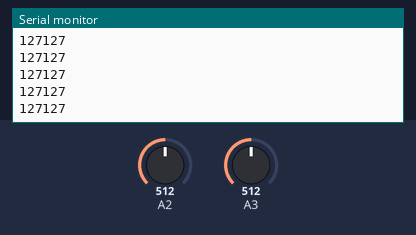
The sketch below on a simulated Arduino Uno, built with avr-gcc and run on an emulated ATmega328P. Shown: the last lines printed to the serial monitor. The test bench sets the inputs (shaded band); at power-on: A2 = 512, A3 = 512. No radio packets arrive unless stated.

Above: at 1.2 s.
1.3 s: A2 set to 716
At 2.3 s:
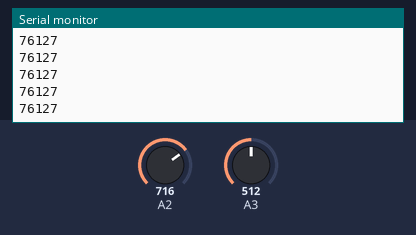
2.8 s: A3 set to 716
At 3.8 s:
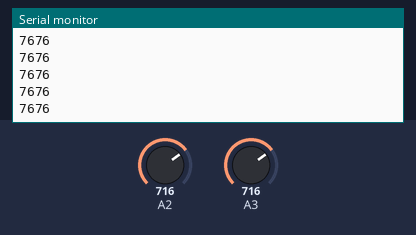
4.3 s: A2 set to 900
At 5.3 s:
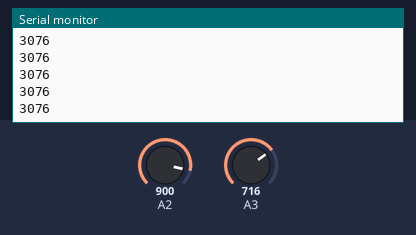
5.8 s: A3 set to 900
At 6.9 s:
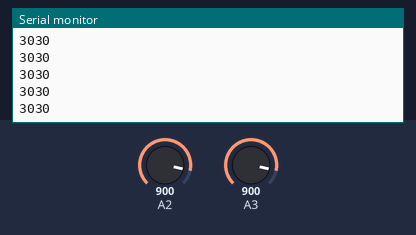
Timing chart, 0 to 8.3 s (numbered marks = the images above; inputs shaded):
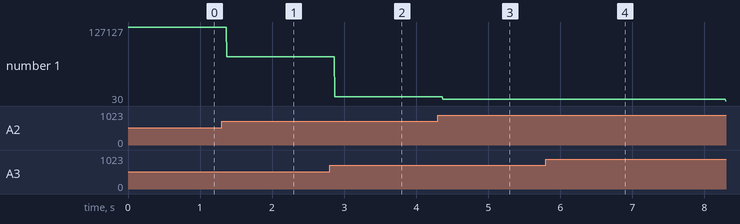

The sketch:

new_remote.ino
```cpp
#include <RF24.h>
#include <RF24_config.h>
#include <nRF24L01.h>
#include <printf.h>

#define CE_PIN 10
#define CSN_PIN 9

RF24 radio(CE_PIN, CSN_PIN);
uint8_t address[][6] = { "1Node", "2Node" };

struct Data_Package{
  uint8_t l = 0;
  uint8_t r = 0;
};
Data_Package controls;

void setup(){

  pinMode(A2, INPUT);
  pinMode(A3, INPUT);

  Serial.begin(9600);
  if (!radio.begin()) {
    Serial.println(F("radio hardware is not responding!!"));
    while (1) {}  // hold in infinite loop
    }

  radio.setPALevel(RF24_PA_LOW);
  radio.setPayloadSize(sizeof(controls));
  radio.openWritingPipe(address[0]);
  radio.stopListening();
}

void loop(){
  controls.l = map(analogRead(A2),1023,0,0,255);
  controls.r = map(analogRead(A3),1023,0,0,255);

  Serial.print(controls.l);
  Serial.println(controls.r);

  radio.write(&controls, sizeof(controls));
}
```

Measured:
- after the input at 1.3 s, the serial monitor: prints a new line after 0.07 s (image 1)
- after the input at 2.8 s, the serial monitor: prints a new line after 0.07 s (image 2)
- after the input at 4.3 s, the serial monitor: prints a new line after 0.07 s (image 3)
- after the input at 5.8 s, the serial monitor: prints a new line after 0.07 s (image 4)
- plotted number 1: 127127 → 76127 after the input at 1.3 s, 76127 → 7676 after the input at 2.8 s, 7676 → 3076 after the input at 4.3 s
